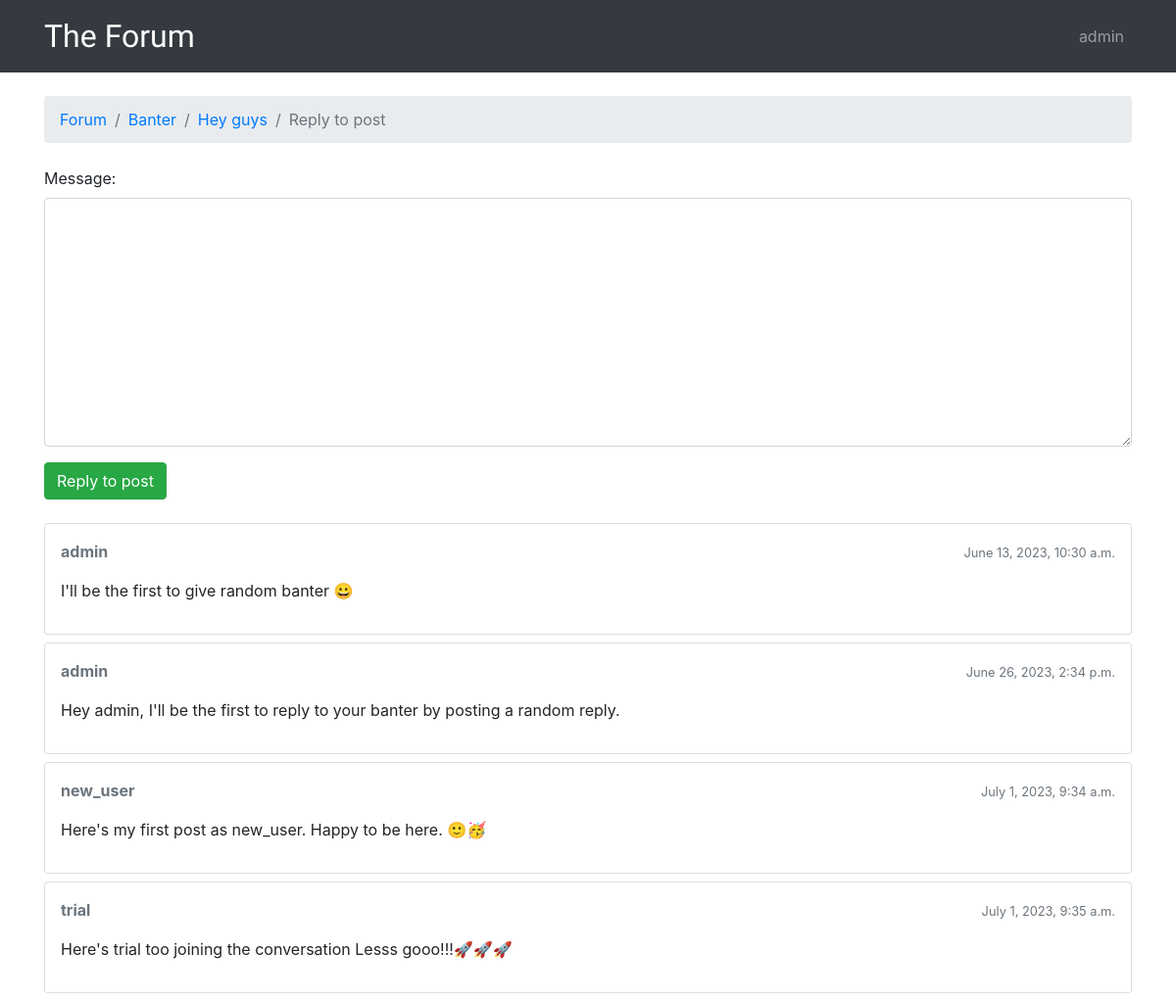
Page /forum/1/topics/1/reply/ (signed in) on the committed database.
### forum/models.py (models this page shows, shortened)
class Topic(models.Model):
    subject = models.CharField(max_length=255)
    last_updated = models.DateTimeField(auto_now_add=True)
    forum = models.ForeignKey(
        Forum, related_name='topics', on_delete=models.CASCADE)
    opener = models.ForeignKey(
        User, related_name='topics', on_delete=models.CASCADE)
    views = models.PositiveBigIntegerField(default=0)

class Forum(models.Model):
    name = models.CharField(max_length=24, unique=True)
    description = models.CharField(max_length=100)

class Post(models.Model):
    message = models.TextField(max_length=400)
    topic = models.ForeignKey(
        Topic, related_name='posts', on_delete=models.CASCADE)
    created_at = models.DateTimeField(auto_now_add=True)
    updated_at = models.DateTimeField(null=True)
    created_by = models.ForeignKey(
        User, related_name='posts', on_delete=models.CASCADE)
    updated_by = models.ForeignKey(
        User, null=True, related_name='+', on_delete=models.CASCADE)
    def markdown_message(self):
        return mark_safe(markdown(self.message, safe_mode='escape'))

### forum/views.py (the view)
# urls.py: path('forum/<int:pk>/topics/<int:topic_pk>/reply/',
@login_required
def reply(request, pk, topic_pk):
    topic = get_object_or_404(Topic, forum__pk=pk, pk=topic_pk)
    if request.method == 'POST':
        reply_form = PostForm(request.POST)
        if reply_form.is_valid():
            post = reply_form.save(commit=False)
            post.topic = topic
            post.created_by = request.user
            post.save()
            topic.last_updated = timezone.now()
            topic.save()
            return redirect('topic_posts', pk=pk, topic_pk=topic_pk)
    else:
        reply_form = PostForm()
    return render(request, 'reply.html', {'topic': topic, 'form': reply_form})

### forum/forms.py
class PostForm(forms.ModelForm):
    class Meta:
        model = Post
        fields = ['message']

### forum/templatetags/form_tags.py (called while the page is built)
@register.filter
def input_class(bound_field):
    css_class = ''
    if bound_field.form.is_bound:
        if bound_field.errors:
            css_class = 'is-invalid'
        elif field_type(bound_field) != 'PasswordInput':
            css_class = 'is-valid'
    return 'form-control {}'.format(css_class)

### templates/reply.html (shortened to what this page needs)
{% extends 'base.html' %}
{% load static %}
{% block stylesheet %}
    <link rel="stylesheet" href="{% static 'css/simplemde.min.css' %}"
{% endblock %}
{% block breadcrumb %}
    <li class="breadcrumb-item"><a href="{% url 'home' %}">Forum</a></li>
    <li class="breadcrumb-item"><a href="{% url 'forum_topics' topic.forum.pk %}">{{ topic.forum.name }}</a></li>
    <li class="breadcrumb-item"><a href="{% url 'topic_posts' topic.forum.pk topic.pk %}">{{ topic.subject }}</a></li>
    <li class="breadcrumb-item active">Reply to post</li>
{% endblock %}
{% block content %}
    <form method="post" class="mb-4">
        {% include 'includes/form.html' %}
        <button type="submit" class="btn btn-success">Reply to post</button>
    </form>
    {% for post in topic.posts.all %}
        <div class="card mb-2">
            <div class="card-body p-3">
                <div class="row mb-3">
                    <div class="col-6">
                        <strong class="text-muted">{{ post.created_by.username }}</strong>
                    </div>
                    <div class="col-6 text-right">
                        <small class="text-muted">{{ post.created_at }}</small>
                    </div>
                </div>
                {{ post.markdown_message }}
            </div>
        </div>
    {% endfor %}
{% endblock %}

### templates/base.html (shortened to what this page needs)
{% load static %}<!DOCTYPE html>
<html>
    <head>
        <link rel="stylesheet" href="{% static 'css/bootstrap.min.css' %}">
        <link rel="stylesheet" href="{% static 'css/app.css' %}">
        <link rel="stylesheet" href="https://cdn.jsdelivr.net/simplemde/latest/simplemde.min.css">
        {% block stylesheet %}{% endblock %}
    </head>
    <body>
        {% block body %}
            <nav class="navbar navbar-expand-sm navbar-dark bg-dark">
                <div class="container">
                    <a class="navbar-brand" href="{% url 'home' %}">The Forum</a>
                    <div class="collapse navbar-collapse" id="mainMenu">
                        {% if user.is_authenticated %}
                            <ul class="navbar-nav ml-auto">
                                <li class="nav-item dropdown">
                                    <a class="nav-link" dropdown-toggle href="#" id="userMenu"
                                        data-toggle="dropdown" aria-haspopup="true" aria-expanded="false">
                                        {{ user.username }}
                                    </a>
                                </li>
                            </ul>
                        {% else %}
                            <form class="form-inline ml-auto">
                                <a href="{% url 'login' %}" class="btn btn-outline-secondary">Log In</a>
                                <a href="{% url 'signup' %}" class="btn btn-secondary ml-2">Sign Up</a>
                            </form>
                        {% endif %}
                    </div>
                </div>
            </nav>
            <div class="container">
                <ol class="breadcrumb my-4">
                    {% block breadcrumb %}
                    {% endblock %}
                </ol>
                {% block content %}
                {% endblock %}
            </div>
        {% endblock body %}
    </body>
</html>

### static/css/app.css (style rules this page uses)
.navbar-brand { font-family: 'Moirai One', cursive; font-size: xx-large; }

### rows in the picture
Topic: forum.name "Banter", subject "Hey guys"
Post: created_by.username "admin", created_at "June 13, 2023, 10:30 a.m.", markdown_message "I'll be the first to give random banter 😀"
Post: created_by.username "admin", created_at "June 26, 2023, 2:34 p.m.", markdown_message "Hey admin, I'll be the first to reply to your banter by posting a random reply."
Post: created_by.username "new_user", created_at "July 1, 2023, 9:34 a.m.", markdown_message "Here's my first post as new_user. Happy to be here. 🙂🥳"
Post: created_by.username "trial", created_at "July 1, 2023, 9:35 a.m.", markdown_message "Here's trial too joining the conversation Lesss gooo!!!🚀🚀🚀"

### other values in the picture
{{ user.username }} "admin"
{{ field.label_tag }} "Message:"
